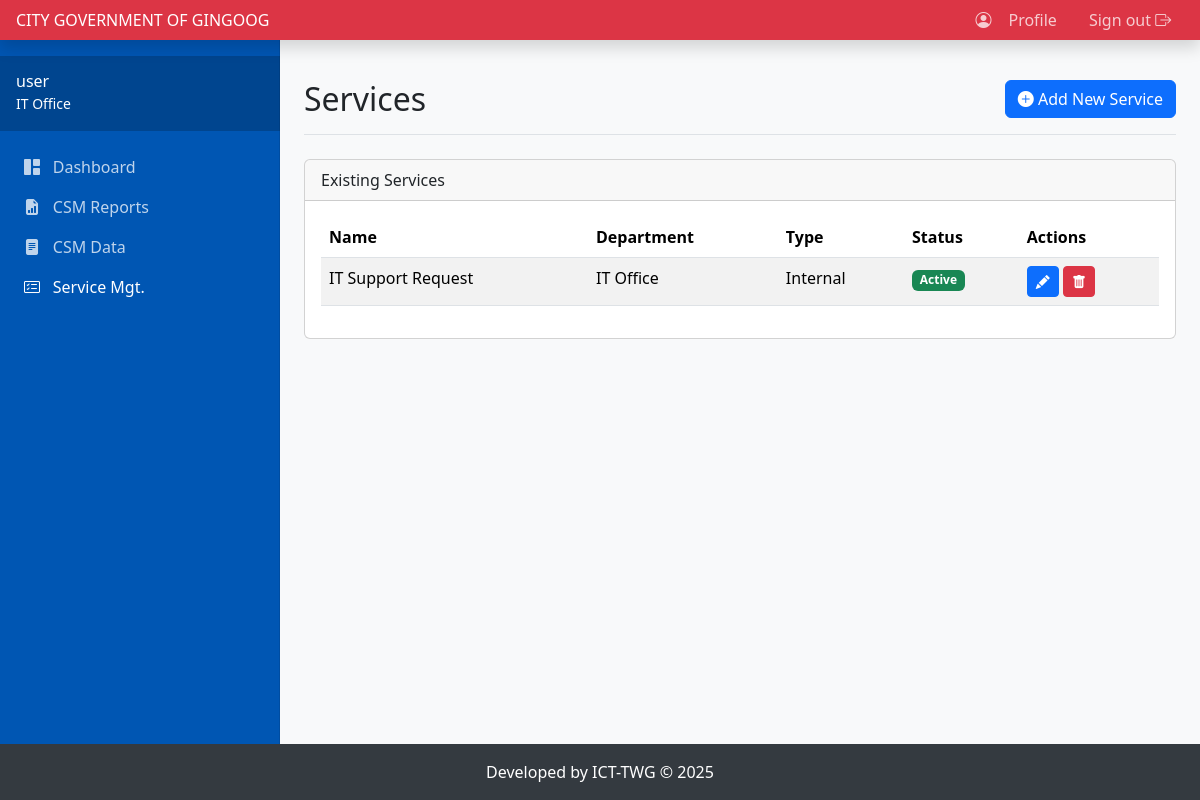
The app's page /httpdocs/admin.php?page=services (signed in) with its own data.
### tables this page shows
CREATE TABLE `departments` (
  `id` int(11) NOT NULL,
  `name` varchar(255) NOT NULL
);

CREATE TABLE `services` (
  `id` int(11) NOT NULL,
  `department_id` int(11) NOT NULL,
  `service_name` varchar(255) NOT NULL,
  `service_details_html` text DEFAULT NULL,
  `service_type` enum('Internal','External') NOT NULL,
  `is_active` tinyint(1) NOT NULL DEFAULT 1
);

### httpdocs/includes.php (called while the page is built, shortened)
<?php
try {
    $temp_pdo = new PDO("mysql:host=" . DB_HOST . ";dbname=" . DB_NAME, DB_USER, DB_PASS);
    $temp_pdo->setAttribute(PDO::ATTR_ERRMODE, PDO::ERRMODE_EXCEPTION);
    $stmt = $temp_pdo->query("SELECT setting_name, setting_value FROM settings");
    $CONFIG = [];
    while ($row = $stmt->fetch(PDO::FETCH_ASSOC)) {
        $CONFIG[$row['setting_name']] = $row['setting_value'];
    }
} catch (PDOException $e) {
    $CONFIG = [
        'agency_name' => 'CITY GOVERNMENT OF GINGOOG',
        'province_name' => 'Misamis Oriental',
        'region_name' => 'Region X',
        'agency_logo' => 'default_logo.png',
        'password_complexity' => 'medium',
        'timezone' => 'Asia/Manila'
    ];
}
function is_admin() {
    return isset($_SESSION['role']) && $_SESSION['role'] === 'admin';
}
function e($string) {
    return htmlspecialchars($string, ENT_QUOTES, 'UTF-8');
}
?>

### httpdocs/admin.php (the view, shortened to what this page needs)
<?php
require_once 'includes.php';
    ?>
    <?php
$page = isset($_GET['page']) ? $_GET['page'] : 'dashboard';
?>
<!DOCTYPE html>
<html lang="en" class="h-100">
<head>
    <link href="https://cdn.jsdelivr.net/npm/bootstrap@5.3.3/dist/css/bootstrap.min.css" rel="stylesheet">
    <link rel="stylesheet" type="text/css" href="https://cdn.jsdelivr.net/npm/daterangepicker/daterangepicker.css" />
    <link rel="stylesheet" href="https://cdn.jsdelivr.net/npm/bootstrap-icons@1.11.3/font/bootstrap-icons.min.css">
</head>
<body>
    <header class="navbar navbar-dark fixed-top bg-danger flex-md-nowrap p-0 shadow">
        <a class="navbar-brand col-md-3 col-lg-2 me-0 px-3 fs-6" style="width: var(--sidebar-width);" href="admin.php"><?php echo e($CONFIG['agency_name']); ?></a>
        <div class="navbar-nav ms-auto flex-row">
            <div class="nav-item text-nowrap">
                <button type="button" class="nav-link px-3 btn btn-link" data-bs-toggle="modal" data-bs-target="#changePasswordModal"><i class="bi bi-person-circle"></i> Profile</button>
            </div>
            <div class="nav-item text-nowrap"><a class="nav-link px-3" href="admin.php?action=logout">Sign out <i class="bi bi-box-arrow-right"></i></a></div>
        </div>
    </header>
    <nav id="sidebarMenu" class="d-md-block sidebar collapse">
        <div class="sidebar-header text-white">
            <h6 class="mb-0"><?php echo e($_SESSION['username']); ?></h6>
            <?php
            if (!is_admin()) {
                $dept_name_stmt = $pdo->prepare("SELECT name FROM departments WHERE id = ?");
                $dept_name_stmt->execute([$_SESSION['department_id']]);
                echo '<small>' . e($dept_name_stmt->fetchColumn()) . '</small>';
            } else {
                echo '<small>Administrator</small>';
            }
            ?>
        </div>
        <div class="sidebar-sticky pt-3">
            <ul class="nav flex-column">
                <li class="nav-item"><a class="nav-link <?php if($page=='dashboard') echo 'active';?>" href="admin.php?page=dashboard"><i class="bi bi-grid-1x2-fill"></i>Dashboard</a></li>
                <li class="nav-item"><a class="nav-link <?php if($page=='reports') echo 'active';?>" href="admin.php?page=reports"><i class="bi bi-file-earmark-bar-graph-fill"></i>CSM Reports</a></li>
                <li class="nav-item"><a class="nav-link <?php if($page=='csmform') echo 'active';?>" href="admin.php?page=csmform"><i class="bi bi-file-text-fill"></i>CSM Data</a></li>
                <li class="nav-item"><a class="nav-link <?php if($page=='services') echo 'active';?>" href="admin.php?page=services"><i class="bi bi-card-checklist"></i>Service Mgt.</a></li>
            </ul>
        </div>
    </nav>
    <main class="main-content">
        <div class="page-header d-flex justify-content-between align-items-center">
            <h1 class="h2 mb-0"><?php echo e(ucfirst(str_replace('_', ' ', $page))); ?></h1>
            <?php
            if(in_array($page, ['services', 'departments', 'users'])) {
                if($page == 'services' || is_admin()){
                    echo '<button type="button" class="btn btn-primary add-new-btn" data-bs-toggle="modal" data-bs-target="#'.$page.'Modal"><i class="bi bi-plus-circle-fill"></i> Add New '.ucfirst(substr($page, 0, -1)).'</button>';
                }
            }
            ?>
        </div>
        <?php
        switch ($page) {
            case 'services':
                $service_sql = "SELECT s.*, d.name as dept_name FROM services s JOIN departments d ON s.department_id = d.id";
                if (!is_admin()) { $service_sql .= " WHERE s.department_id = " . (int)$_SESSION['department_id']; }
                $service_sql .= " ORDER BY s.service_name";
                $services = $pdo->query($service_sql)->fetchAll(PDO::FETCH_ASSOC);
                ?>
                <div class="card"><div class="card-header">Existing Services</div><div class="card-body"><div class="table-responsive"><table class="table table-striped table-hover"><thead><tr><th>Name</th><th>Department</th><th>Type</th><th>Status</th><th>Actions</th></tr></thead><tbody>
                <?php foreach($services as $service): ?>
                <tr><td><?php echo e($service['service_name']); ?></td><td><?php echo e($service['dept_name']); ?></td><td><?php echo e($service['service_type']); ?></td><td><?php echo $service['is_active'] ? '<span class="badge bg-success">Active</span>' : '<span class="badge bg-secondary">Disabled</span>'; ?></td>
                <td>
                    <button class="btn btn-sm btn-primary edit-service-btn" data-bs-toggle="modal" data-bs-target="#servicesModal" data-id="<?php echo $service['id'];?>" data-name="<?php echo e($service['service_name']);?>" data-deptid="<?php echo $service['department_id'];?>" data-type="<?php echo $service['service_type'];?>" data-details="<?php echo e($service['service_details_html']);?>" data-active="<?php echo $service['is_active'];?>"><i class="bi bi-pencil-fill"></i></button>
                    <form action="admin.php?page=services" method="POST" class="d-inline" onsubmit="return confirm('Are you sure?');"><input type="hidden" name="service_id" value="<?php echo $service['id']; ?>"><button type="submit" name="delete_service" class="btn btn-sm btn-danger"><i class="bi bi-trash-fill"></i></button></form>
                </td></tr><?php endforeach; ?></tbody></table></div></div></div>
                <?php
                break;
                    ?>
                <?php
        }
        ?>
    </main>
    <?php include 'footer.php'; ?>
</body>
</html>

### httpdocs/admin.php (style rules this page uses)
:root { --sidebar-width: 280px; }
body { background-color: #f8f9fa; padding-top: 56px; padding-bottom: 56px; }
.sidebar { position: fixed; top: 0; bottom: 0; left: 0; z-index: 100; width: var(--sidebar-width); padding: 0; box-shadow: inset -1px 0 0 rgba(0, 0, 0, .1); background-color: #0056b3; }
.sidebar-header { padding: 1rem; background-color: rgba(0,0,0,0.2); margin-top: 56px; }
.sidebar-sticky { height: calc(100vh - 56px); overflow-y: auto; }
.main-content { margin-left: var(--sidebar-width); padding: 1.5rem; }
.nav-link { color: rgba(255,255,255,.75); padding-left: 1.5em; }
.nav-link .bi { margin-right: 0.8em; }
.nav-link.active, .nav-link:hover { color: #fff; }
.navbar { z-index: 101; }
.page-header { margin-bottom: 1.5rem; border-bottom: 1px solid #dee2e6; padding-bottom: 1rem; }

### records on screen
departments: name "IT Office"
services: service_name "IT Support Request", department.name "IT Office", service_type "Internal", is_active "Active"

### other values on screen
$CONFIG['agency_name'] "CITY GOVERNMENT OF GINGOOG"
$_SESSION['username'] "user"
str_replace('_', ' ', $page) "Services"
substr($page, 0, -1) "Service"
